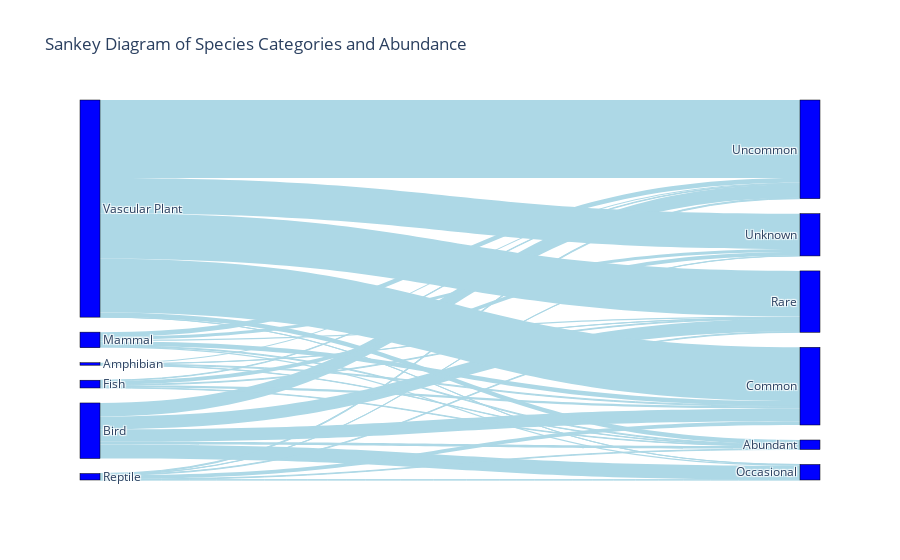

Write notebook code for a chart like this one.
### Code cell
# Prepare the data by grouping by 'Category' and 'Abundance' and counting occurrences
sankey_data = df_combined.groupby(['Category', 'Abundance']).size().reset_index(name='Count')

# Create lists of unique 'Category' and 'Abundance' values for Sankey nodes
categories = sankey_data['Category'].unique().tolist()
abundances = sankey_data['Abundance'].unique().tolist()

# Combine both categories and abundances into one list of nodes
all_nodes = categories + abundances

# Create a dictionary for node labels to numeric indices
node_indices = {node: i for i, node in enumerate(all_nodes)}

# Map source and target nodes to their corresponding indices
sankey_data['source'] = sankey_data['Category'].map(node_indices)
sankey_data['target'] = sankey_data['Abundance'].map(node_indices)

# Extract the source, target, and value (flow) data for the Sankey diagram
sources = sankey_data['source'].tolist()
targets = sankey_data['target'].tolist()
values = sankey_data['Count'].tolist()

# Step 2: Create the Sankey Diagram
fig = go.Figure(go.Sankey(
    node=dict(
        pad=15,            # Padding between nodes
        thickness=20,      # Thickness of nodes
        line=dict(color="black", width=0.5),
        label=all_nodes,   # The labels for the nodes
        color="blue"       # Color for nodes
    ),
    link=dict(
        source=sources,    # Indices of source nodes
        target=targets,    # Indices of target nodes
        value=values,      # The values (flows) between nodes
        color="lightblue"  # Color for the links
    )
))

# Add a title and show the figure
fig.update_layout(title_text="Sankey Diagram of Species Categories and Abundance", font_size=12)
fig.show()

### Figure 1 — Plotly figure (JSON) as saved in the notebook; plotly's stock layout.template omitted (floating-point values rounded to 4 significant figures)
{"data": [{"link": {"color": "lightblue", "source": [0, 0, 0, 0, 1, 1, 1, 1, 1, 2, 2, 2, 2, 2, 3, 3, 3, 3, 3, 3, 4, 4, 4, 4, 4, 4, 5, 5, 5, 5, 5, 5], "target": [6, 7, 8, 9, 6, 7, 10, 8, 9, 6, 7, 8, 9, 11, 6, 7, 10, 8, 9, 11, 6, 7, 10, 8, 9, 11, 6, 7, 10, 8, 9, 11], "value": [5, 12, 2, 14, 36, 168, 187, 173, 180, 7, 29, 10, 7, 51, 11, 60, 17, 19, 64, 38, 8, 51, 3, 9, 13, 3, 60, 721, 1, 609, 1044, 474]}, "node": {"color": "blue", "label": ["Amphibian", "Bird", "Fish", "Mammal", "Reptile", "Vascular Plant", "Abundant", "Common", "Rare", "Uncommon", "Occasional", "Unknown"], "line": {"color": "black", "width": 0.5}, "pad": 15, "thickness": 20}, "type": "sankey"}], "layout": {"font": {"size": 12}, "title": {"text": "Sankey Diagram of Species Categories and Abundance"}}}
